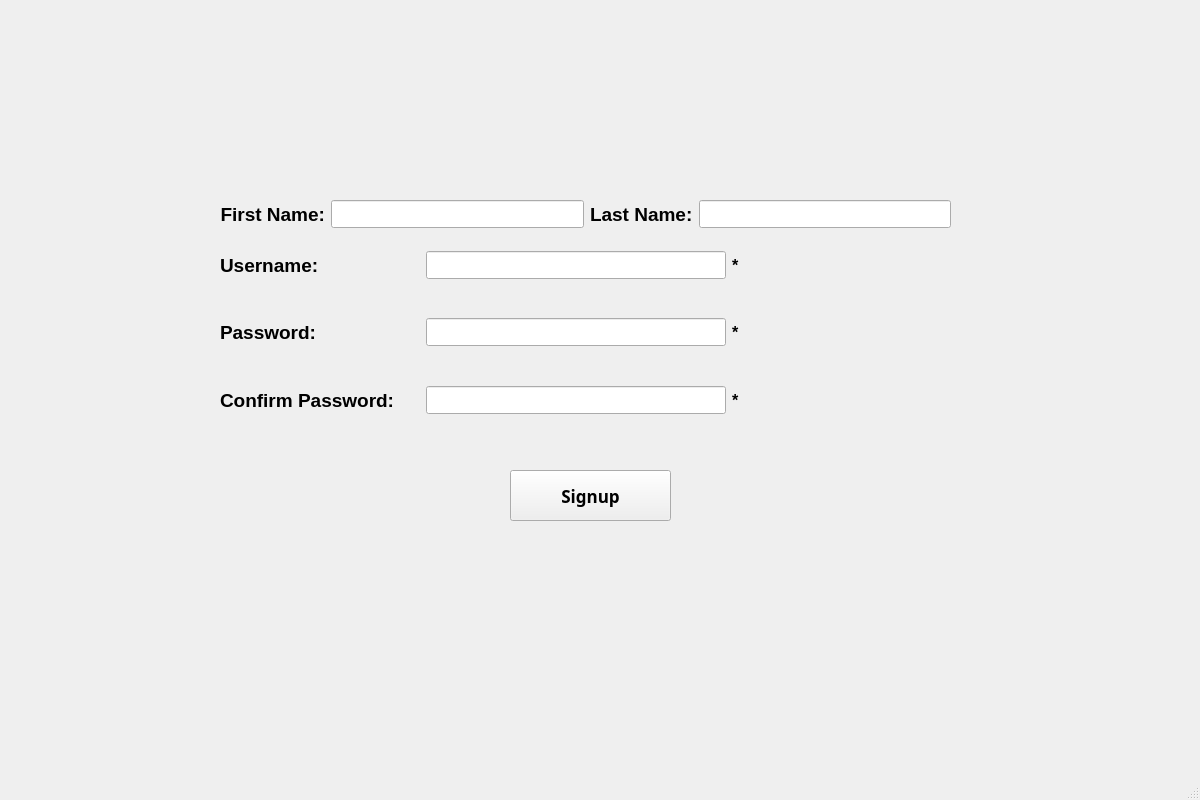
<?xml version="1.0" encoding="UTF-8"?>
<ui version="4.0">
 <class>MainWindow</class>
 <widget class="QMainWindow" name="MainWindow">
  <property name="geometry">
   <rect>
    <x>0</x>
    <y>0</y>
    <width>1200</width>
    <height>800</height>
   </rect>
  </property>
  <property name="windowTitle">
   <string>MainWindow</string>
  </property>
  <widget class="QWidget" name="centralwidget">
   <widget class="QWidget" name="verticalLayoutWidget">
    <property name="geometry">
     <rect>
      <x>220</x>
      <y>200</y>
      <width>731</width>
      <height>231</height>
     </rect>
    </property>
    <layout class="QVBoxLayout" name="verticalLayout_4">
     <item>
      <layout class="QHBoxLayout" name="horizontalLayout_5">
       <item>
        <widget class="QLabel" name="label_6">
         <property name="minimumSize">
          <size>
           <width>100</width>
           <height>0</height>
          </size>
         </property>
         <property name="maximumSize">
          <size>
           <width>250</width>
           <height>16777215</height>
          </size>
         </property>
         <property name="font">
          <font>
           <pointsize>14</pointsize>
           <bold>true</bold>
          </font>
         </property>
         <property name="text">
          <string>First Name:</string>
         </property>
         <property name="alignment">
          <set>Qt::AlignRight|Qt::AlignTrailing|Qt::AlignVCenter</set>
         </property>
        </widget>
       </item>
       <item>
        <widget class="QLineEdit" name="firstname_line">
         <property name="font">
          <font>
           <pointsize>13</pointsize>
          </font>
         </property>
         <property name="text">
          <string/>
         </property>
        </widget>
       </item>
       <item>
        <widget class="QLabel" name="label_7">
         <property name="minimumSize">
          <size>
           <width>100</width>
           <height>0</height>
          </size>
         </property>
         <property name="font">
          <font>
           <pointsize>14</pointsize>
           <bold>true</bold>
          </font>
         </property>
         <property name="text">
          <string>Last Name:</string>
         </property>
        </widget>
       </item>
       <item>
        <widget class="QLineEdit" name="lastname_line">
         <property name="font">
          <font>
           <pointsize>13</pointsize>
          </font>
         </property>
         <property name="text">
          <string/>
         </property>
        </widget>
       </item>
      </layout>
     </item>
     <item>
      <layout class="QHBoxLayout" name="horizontalLayout_6">
       <item>
        <widget class="QLabel" name="label_8">
         <property name="sizePolicy">
          <sizepolicy hsizetype="Preferred" vsizetype="Preferred">
           <horstretch>1</horstretch>
           <verstretch>0</verstretch>
          </sizepolicy>
         </property>
         <property name="minimumSize">
          <size>
           <width>200</width>
           <height>0</height>
          </size>
         </property>
         <property name="maximumSize">
          <size>
           <width>130</width>
           <height>16777215</height>
          </size>
         </property>
         <property name="font">
          <font>
           <pointsize>14</pointsize>
           <bold>true</bold>
          </font>
         </property>
         <property name="text">
          <string>Username:</string>
         </property>
         <property name="alignment">
          <set>Qt::AlignLeading|Qt::AlignLeft|Qt::AlignVCenter</set>
         </property>
        </widget>
       </item>
       <item>
        <widget class="QLineEdit" name="username_line">
         <property name="sizePolicy">
          <sizepolicy hsizetype="Expanding" vsizetype="Fixed">
           <horstretch>0</horstretch>
           <verstretch>0</verstretch>
          </sizepolicy>
         </property>
         <property name="maximumSize">
          <size>
           <width>300</width>
           <height>16777215</height>
          </size>
         </property>
         <property name="font">
          <font>
           <pointsize>13</pointsize>
          </font>
         </property>
         <property name="text">
          <string/>
         </property>
        </widget>
       </item>
       <item>
        <widget class="QLabel" name="star_pass_2">
         <property name="font">
          <font>
           <pointsize>12</pointsize>
           <bold>true</bold>
          </font>
         </property>
         <property name="text">
          <string>*</string>
         </property>
        </widget>
       </item>
      </layout>
     </item>
     <item>
      <layout class="QHBoxLayout" name="horizontalLayout_7">
       <item>
        <widget class="QLabel" name="label_9">
         <property name="minimumSize">
          <size>
           <width>200</width>
           <height>0</height>
          </size>
         </property>
         <property name="maximumSize">
          <size>
           <width>200</width>
           <height>16777215</height>
          </size>
         </property>
         <property name="font">
          <font>
           <pointsize>14</pointsize>
           <bold>true</bold>
          </font>
         </property>
         <property name="text">
          <string>Password:</string>
         </property>
         <property name="alignment">
          <set>Qt::AlignLeading|Qt::AlignLeft|Qt::AlignVCenter</set>
         </property>
        </widget>
       </item>
       <item>
        <widget class="QLineEdit" name="password_line">
         <property name="maximumSize">
          <size>
           <width>300</width>
           <height>16777215</height>
          </size>
         </property>
         <property name="font">
          <font>
           <pointsize>13</pointsize>
          </font>
         </property>
         <property name="text">
          <string/>
         </property>
        </widget>
       </item>
       <item>
        <widget class="QLabel" name="star_user_2">
         <property name="font">
          <font>
           <pointsize>12</pointsize>
           <bold>true</bold>
          </font>
         </property>
         <property name="text">
          <string>*</string>
         </property>
        </widget>
       </item>
      </layout>
     </item>
     <item>
      <layout class="QHBoxLayout" name="horizontalLayout_8">
       <item>
        <widget class="QLabel" name="label_10">
         <property name="minimumSize">
          <size>
           <width>150</width>
           <height>0</height>
          </size>
         </property>
         <property name="maximumSize">
          <size>
           <width>200</width>
           <height>16777215</height>
          </size>
         </property>
         <property name="font">
          <font>
           <pointsize>14</pointsize>
           <bold>true</bold>
          </font>
         </property>
         <property name="text">
          <string>Confirm Password:</string>
         </property>
         <property name="alignment">
          <set>Qt::AlignLeading|Qt::AlignLeft|Qt::AlignVCenter</set>
         </property>
        </widget>
       </item>
       <item>
        <widget class="QLineEdit" name="confirm_password_line">
         <property name="maximumSize">
          <size>
           <width>300</width>
           <height>16777215</height>
          </size>
         </property>
         <property name="font">
          <font>
           <pointsize>13</pointsize>
          </font>
         </property>
         <property name="text">
          <string/>
         </property>
        </widget>
       </item>
       <item>
        <widget class="QLabel" name="star_user_3">
         <property name="font">
          <font>
           <pointsize>12</pointsize>
           <bold>true</bold>
          </font>
         </property>
         <property name="text">
          <string>*</string>
         </property>
        </widget>
       </item>
      </layout>
     </item>
    </layout>
   </widget>
   <widget class="QPushButton" name="signupbutton">
    <property name="geometry">
     <rect>
      <x>510</x>
      <y>470</y>
      <width>161</width>
      <height>51</height>
     </rect>
    </property>
    <property name="font">
     <font>
      <family>MS PGothic</family>
      <pointsize>13</pointsize>
      <bold>true</bold>
      <underline>false</underline>
     </font>
    </property>
    <property name="cursor">
     <cursorShape>ArrowCursor</cursorShape>
    </property>
    <property name="focusPolicy">
     <enum>Qt::StrongFocus</enum>
    </property>
    <property name="text">
     <string>Signup</string>
    </property>
    <property name="checkable">
     <bool>false</bool>
    </property>
    <property name="flat">
     <bool>false</bool>
    </property>
   </widget>
  </widget>
  <widget class="QStatusBar" name="statusbar"/>
 </widget>
 <resources/>
 <connections/>
</ui>
